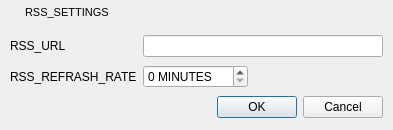
<?xml version="1.0" encoding="UTF-8"?>
<ui version="4.0">
 <class>RssSettings</class>
 <widget class="QDialog" name="RssSettings">
  <property name="geometry">
   <rect>
    <x>0</x>
    <y>0</y>
    <width>393</width>
    <height>130</height>
   </rect>
  </property>
  <property name="windowTitle">
   <string>RSS_FEED_SETTINGS</string>
  </property>
  <property name="windowIcon">
   <iconset resource="../../../Resources/ltorrent.qrc">
    <normaloff>:/icons/app.ico</normaloff>:/icons/app.ico</iconset>
  </property>
  <layout class="QVBoxLayout" name="verticalLayout">
   <property name="spacing">
    <number>0</number>
   </property>
   <property name="leftMargin">
    <number>1</number>
   </property>
   <property name="topMargin">
    <number>1</number>
   </property>
   <property name="rightMargin">
    <number>1</number>
   </property>
   <property name="bottomMargin">
    <number>0</number>
   </property>
   <item>
    <widget class="QWidget" name="titleBar" native="true">
     <property name="minimumSize">
      <size>
       <width>0</width>
       <height>23</height>
      </size>
     </property>
     <property name="maximumSize">
      <size>
       <width>16777215</width>
       <height>23</height>
      </size>
     </property>
     <property name="styleSheet">
      <string notr="true"/>
     </property>
     <layout class="QHBoxLayout" name="horizontalLayout">
      <property name="spacing">
       <number>4</number>
      </property>
      <property name="leftMargin">
       <number>5</number>
      </property>
      <property name="topMargin">
       <number>0</number>
      </property>
      <property name="rightMargin">
       <number>1</number>
      </property>
      <property name="bottomMargin">
       <number>0</number>
      </property>
      <item>
       <widget class="QLabel" name="tbMenu">
        <property name="maximumSize">
         <size>
          <width>15</width>
          <height>15</height>
         </size>
        </property>
        <property name="text">
         <string/>
        </property>
        <property name="pixmap">
         <pixmap resource="../../../Resources/ltorrent.qrc">:/icons/app.ico</pixmap>
        </property>
        <property name="scaledContents">
         <bool>true</bool>
        </property>
       </widget>
      </item>
      <item>
       <widget class="QLabel" name="LTitle">
        <property name="minimumSize">
         <size>
          <width>100</width>
          <height>22</height>
         </size>
        </property>
        <property name="maximumSize">
         <size>
          <width>16777215</width>
          <height>22</height>
         </size>
        </property>
        <property name="font">
         <font>
          <family>Arial</family>
          <pointsize>8</pointsize>
          <weight>50</weight>
          <bold>false</bold>
          <stylestrategy>PreferDefault</stylestrategy>
         </font>
        </property>
        <property name="styleSheet">
         <string notr="true"/>
        </property>
        <property name="text">
         <string>RSS_SETTINGS</string>
        </property>
        <property name="textFormat">
         <enum>Qt::AutoText</enum>
        </property>
       </widget>
      </item>
      <item>
       <widget class="QPushButton" name="pbClose">
        <property name="minimumSize">
         <size>
          <width>22</width>
          <height>22</height>
         </size>
        </property>
        <property name="maximumSize">
         <size>
          <width>22</width>
          <height>22</height>
         </size>
        </property>
        <property name="iconSize">
         <size>
          <width>22</width>
          <height>22</height>
         </size>
        </property>
        <property name="flat">
         <bool>true</bool>
        </property>
       </widget>
      </item>
     </layout>
    </widget>
   </item>
   <item>
    <widget class="QWidget" name="m_centralWidget" native="true">
     <layout class="QGridLayout" name="gridLayout">
      <item row="3" column="0" colspan="3">
       <widget class="QDialogButtonBox" name="buttonBox">
        <property name="standardButtons">
         <set>QDialogButtonBox::Cancel|QDialogButtonBox::Ok</set>
        </property>
       </widget>
      </item>
      <item row="1" column="1">
       <widget class="QSpinBox" name="m_pRefreshRateSpinBox">
        <property name="suffix">
         <string> MINUTES</string>
        </property>
        <property name="maximum">
         <number>300</number>
        </property>
       </widget>
      </item>
      <item row="0" column="0">
       <widget class="QLabel" name="label">
        <property name="text">
         <string>RSS_URL</string>
        </property>
       </widget>
      </item>
      <item row="1" column="0">
       <widget class="QLabel" name="label_3">
        <property name="text">
         <string>RSS_REFRASH_RATE</string>
        </property>
       </widget>
      </item>
      <item row="1" column="2">
       <spacer name="horizontalSpacer">
        <property name="orientation">
         <enum>Qt::Horizontal</enum>
        </property>
        <property name="sizeHint" stdset="0">
         <size>
          <width>40</width>
          <height>20</height>
         </size>
        </property>
       </spacer>
      </item>
      <item row="0" column="1" colspan="2">
       <widget class="QLineEdit" name="m_pRssUrlEdit">
        <property name="readOnly">
         <bool>true</bool>
        </property>
       </widget>
      </item>
     </layout>
    </widget>
   </item>
  </layout>
 </widget>
 <tabstops>
  <tabstop>m_pRssUrlEdit</tabstop>
  <tabstop>m_pRefreshRateSpinBox</tabstop>
  <tabstop>pbClose</tabstop>
  <tabstop>buttonBox</tabstop>
 </tabstops>
 <resources>
  <include location="../../../Resources/ltorrent.qrc"/>
  <include location="../../../Resources/ltorrent.qrc"/>
 </resources>
 <connections>
  <connection>
   <sender>buttonBox</sender>
   <signal>accepted()</signal>
   <receiver>RssSettings</receiver>
   <slot>accept()</slot>
   <hints>
    <hint type="sourcelabel">
     <x>196</x>
     <y>105</y>
    </hint>
    <hint type="destinationlabel">
     <x>196</x>
     <y>64</y>
    </hint>
   </hints>
  </connection>
  <connection>
   <sender>buttonBox</sender>
   <signal>rejected()</signal>
   <receiver>RssSettings</receiver>
   <slot>reject()</slot>
   <hints>
    <hint type="sourcelabel">
     <x>196</x>
     <y>105</y>
    </hint>
    <hint type="destinationlabel">
     <x>196</x>
     <y>64</y>
    </hint>
   </hints>
  </connection>
 </connections>
 <slots>
  <slot>MountSelectedFILE()</slot>
 </slots>
</ui>
